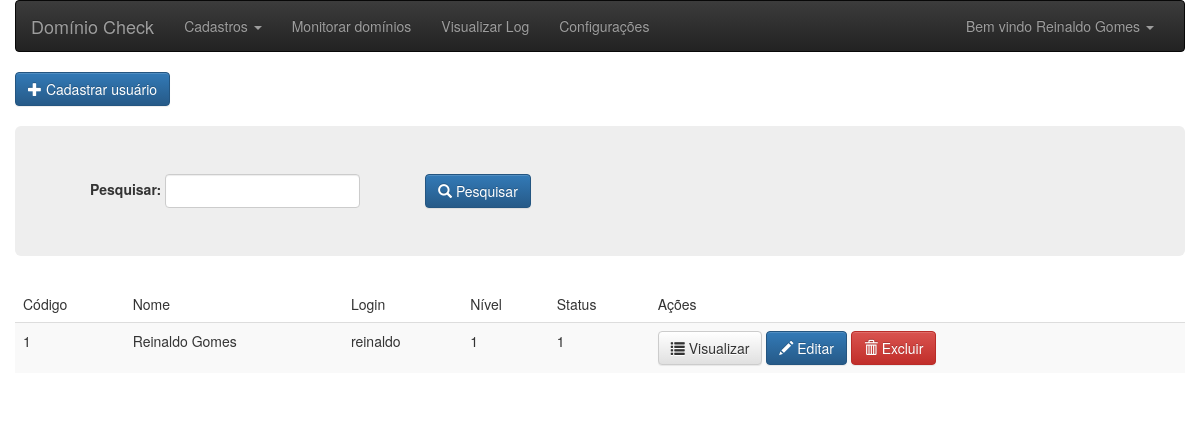
The page /cliente.php (signed in) on the database its author committed.
### tables this page shows
CREATE TABLE IF NOT EXISTS `usuario` (
  `id_usuario` int(11) NOT NULL,
  `nome_usuario` varchar(200) NOT NULL,
  `email_usuario` varchar(250) NOT NULL,
  `login` varchar(50) NOT NULL,
  `senha` varchar(250) NOT NULL,
  `nivel` tinyint(1) NOT NULL,
  `status` tinyint(1) NOT NULL,
  `data_cadastro` datetime NOT NULL
);

### cli_db_actions.php (called while the page is built, shortened)
<?php
include_once 'db_config.php';
if (empty($_POST['parametro'])) {
    $res = $MySQLiconn->query("SELECT * FROM usuario ORDER BY usuario.id_usuario");
} else {
    $parametro = $_POST['parametro'];
    $res = $MySQLiconn->query("SELECT * FROM usuario WHERE (usuario.id_usuario LIKE '%" . $parametro . "%' OR usuario.nome_usuario LIKE '%" . $parametro . "%' OR usuario.login LIKE '%" . $parametro . "%')");
}

### cliente.php (the view, shortened to what this page needs)
<?php
include 'cli_db_actions.php';
include 'template/header.php';
?>
<div class="">
    <a class="btn btn-primary" href="cad_usuario.php"><span class="glyphicon glyphicon-plus" aria-hidden="true"></span> Cadastrar usuário</a>
    <br /><br />
    <div class="jumbotron">
        <form class="form-inline" method="post">
            <div class="form-group col-md-4">
                <label for="parametro">Pesquisar:</label>
                <input type="text" class="form-control" id="parametro" name="parametro" >
            </div>
            <button class="btn btn-primary" type="submit" name="pesquisar"><span class="glyphicon glyphicon-search" aria-hidden="true"></span> Pesquisar</button>
        </form>
    </div>
    <table class="table table-hover table-striped" id="my_table">
        <thead>
            <tr>
                <td>Código</td>
                <td>Nome</td>
                <td>Login</td>
                <td>Nível</td>
                <td>Status</td>
                <td>Ações</td>
            </tr>
        </thead>
        <?php
        while ($row = $res->fetch_array()) {
            ?>
            <tbody>
                <tr>
                    <td><?php echo $row['id_usuario']; ?></td>
                    <td><?php echo $row['nome_usuario']; ?></td>
                    <td><?php echo $row['login']; ?></td>
                    <td><?php echo $row['nivel']; ?></td>
                    <td><?php echo $row['status']; ?></td>
                    <td>
                        <a class="btn btn-default" href="view_usuario.php?view=<?php echo $row['id_usuario']; ?>" ><span class="glyphicon glyphicon-list" aria-hidden="true"></span> Visualizar</a>
                        <a class="btn btn-primary" href="cad_usuario.php?edit=<?php echo $row['id_usuario']; ?>" ><span class="glyphicon glyphicon-pencil" aria-hidden="true"></span> Editar</a>
                        <a class="btn btn-danger" href="?del=<?php echo $row['id_usuario']; ?>" onclick="return confirm('Tem certeza que deseja excluir esse registro?');" ><span class="glyphicon glyphicon-trash" aria-hidden="true"></span> Excluir</a>
                    </td>
                </tr>
            </tbody>
<?php } ?>
    </table>
</div>
<?php include 'template/footer.php'; ?>

### rows shown on the page
usuario: id_usuario "1", nome_usuario "Reinaldo Gomes", login "reinaldo", nivel "1", status "1"

### other values the page prints
$ses->getNode('nome_usuario') "Reinaldo Gomes"
